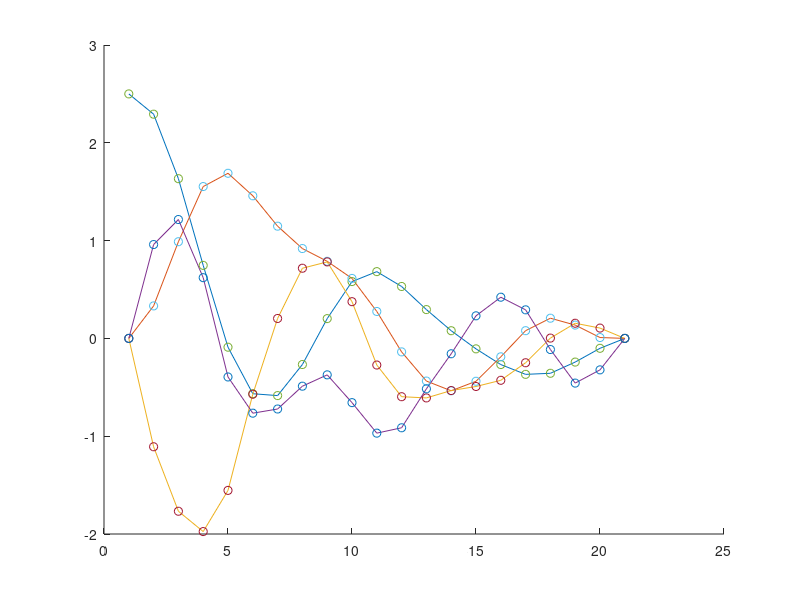
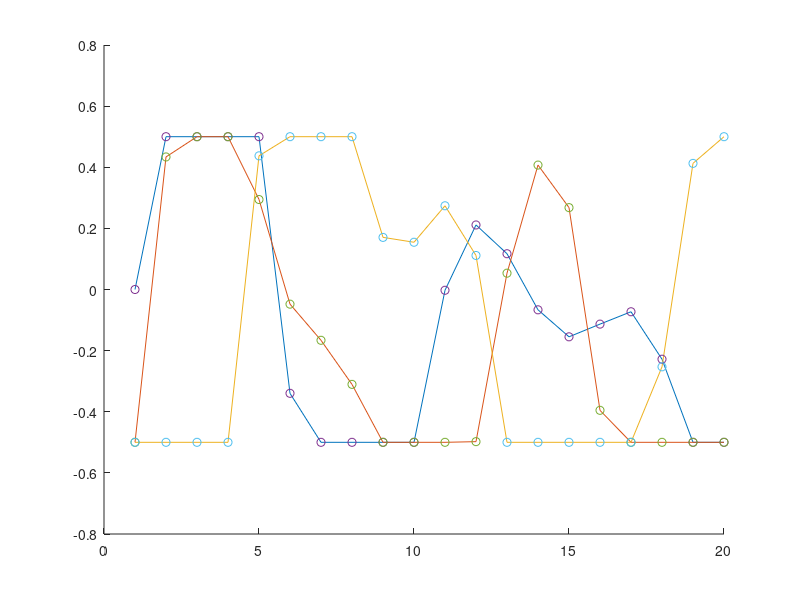

These figures' MATLAB source, in order:
clear

N = 20;
nx = 8;
nu = 3;

A0 = [0.76272   0.11488   0.00248   0.00002   0.45961   0.01981   0.00025   0.00000 ;
  0.11488   0.76520   0.11490   0.00248   0.01981   0.45987   0.01981   0.00025 ;
  0.00248   0.11490   0.76520   0.11488   0.00025   0.01981   0.45987   0.01981 ;
  0.00002   0.00248   0.11488   0.76272   0.00000   0.00025   0.01981   0.45961 ;
 -0.89941   0.42024   0.01931   0.00025   0.76272   0.11488   0.00248   0.00002 ;
  0.42024  -0.88010   0.42049   0.01931   0.11488   0.76520   0.11490   0.00248 ;
  0.01931   0.42049  -0.88010   0.42024   0.00248   0.11490   0.76520   0.11488 ;
  0.00025   0.01931   0.42024  -0.89941   0.00002   0.00248   0.11488   0.76272 ];

B = [0.11990   0.00252   0.00002 ;
  0.00252   0.11992   0.00252 ;
  0.00002   0.00252   0.11992 ;
  0.00000   0.00002   0.00252 ;
  0.45961   0.01981   0.00025 ;
  0.01981   0.45987   0.01981 ;
  0.00025   0.01981   0.45987 ;
  0.00000   0.00025   0.01981 ];

b = [0.10000 ;
  0.10000 ;
  0.10000 ;
  0.10000 ;
  0.10000 ;
  0.10000 ;
  0.10000 ;
  0.10000];

x0 = [  2.50000 ;
  2.50000 ;
  0.00000 ;
  0.00000 ;
  0.00000 ;
  0.00000 ;
  0.00000 ;
  0.00000 ];

% Cost function
Q = eye(nx);
R = 2*eye(nu);
q = 0.1*ones(nx,1);
r = 0.2*ones(nu,1);
H = blkdiag(kron(eye(N),blkdiag(Q,R)),Q);
f = [repmat([q;r],N,1);q];

C = [-eye(nx),zeros(nx,N*(nx+nu))];
c = [x0;repmat(b,N,1)];
for i=0:N-1
    C = [C;zeros(nx,i*(nx+nu)),A0,B,-eye(nx),zeros(nx,(N-i-1)*(nx+nu))];
end


lb = [repmat([-4*ones(nx,1);-0.5*ones(nu,1)],N,1);-4*ones(nx,1)];
lb(end-nx+1:end) = 0;
ub = -lb;

D = -[1, zeros(1,nx-1), 1, zeros(1,nu-1), zeros(1,(N-1)*(nx+nu)+nx)];

sparse.w = quadprog(H,f,D,-2.5,C,-c,lb,ub);

XU = reshape([sparse.w;zeros(nu,1)],nx+nu,N+1);
sparse.X = XU(1:nx,:);
sparse.x = vec(sparse.X);
sparse.U = XU(nx+1:end,1:end-1).';
sparse.u = vec(sparse.U);

%% Condensing

Abar = [-eye(nx),zeros(nx,(N-1)*nx)];
Bbar = kron(eye(N),B);
for i=1:N-1
    Abar = [Abar;zeros(nx,(i-1)*(nx)),A0,-eye(nx),zeros(nx,(N-i-1)*nx)];
end
Qbar = kron(eye(N+1),Q);
Rbar = kron(eye(N),R);
c = [A0*x0+b;repmat(b,N-1,1)];
Dx = blkdiag(zeros(N*nx,N*nx),eye(nx));
Dx(1,1) = 1;

G = [zeros(nx,N*nu);-Abar\Bbar];
Ge = [eye(nx);-Abar\[A0;zeros((N-1)*nx,nx)]];
g = [zeros(nx,1);-Abar\c];

Hbar = Rbar + G.'*Qbar*G;
hbar = repmat(r,N,1) + G.'*(repmat(q,N+1,1)+Qbar*g);
%% Read from file
file = fopen('QP_data.txt','r');
num_arrays_to_read = 7;
arrays_to_read = {};
for i=1:num_arrays_to_read
    instr=fgets(file);
    temp = sscanf(instr,'%g ');
    arrays_to_read{i} = temp;
end
numvars = N*nu;
[H,f,A,lbU,ubU,lbA,ubA] = arrays_to_read{:};
H = reshape(H,numvars,numvars);
A = reshape(A,N*(nx+nx+nu)+nx+nu,numvars);

condensing.u = quadprog(H,f,[A;-A],[ubA;-lbA],[],[],lbU,ubU);
condensing.U = reshape(condensing.u,nu,N).';
condensing.x = G(nx+1:end,:)*condensing.u+g(nx+1:end);
condensing.X = reshape([x0;condensing.x],nx,N+1);

norm(condensing.u-sparse.u)
norm(condensing.x-sparse.x(nx+1:end))

figure(1);clf;hold on
plot(XU(1:2:7,:).')
plot(condensing.X(1:2:7,:).','o')

figure(2);clf;hold on;
plot(condensing.U)
plot(sparse.U,'o')
